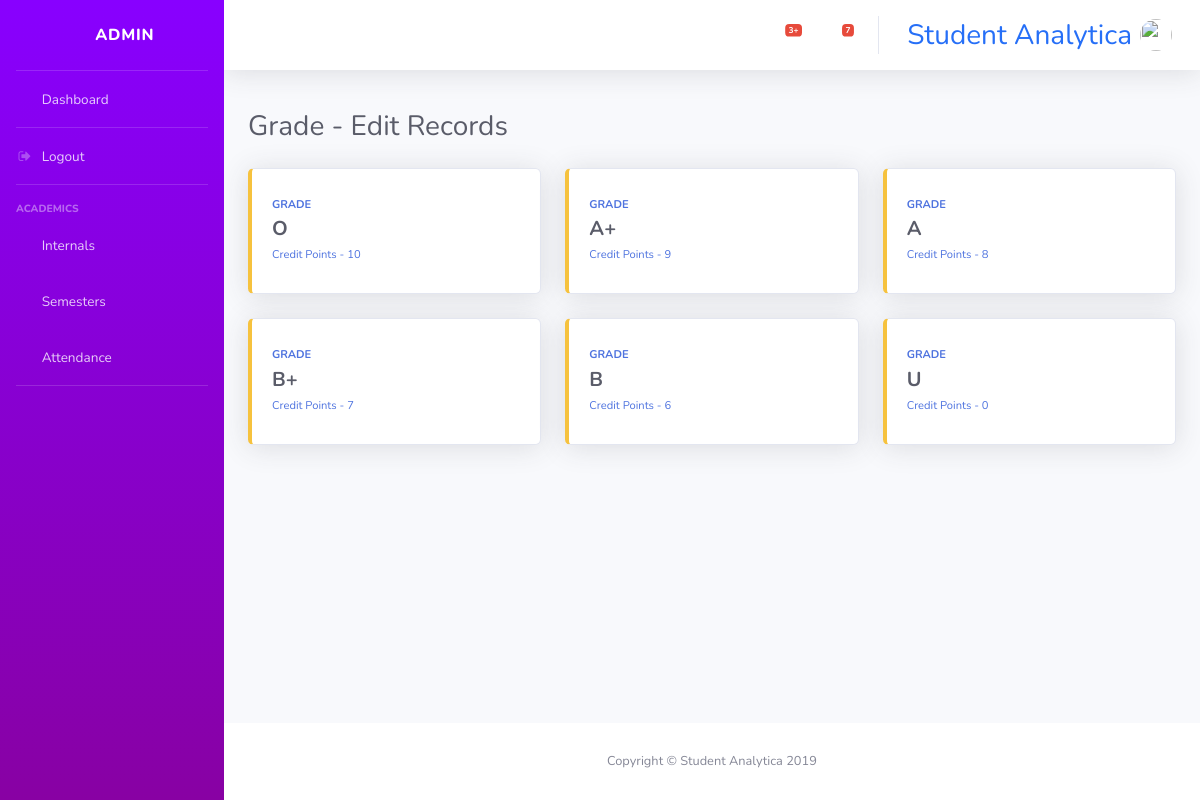
/grade/edit/ (signed in), run on an earlier commit of the app's database.
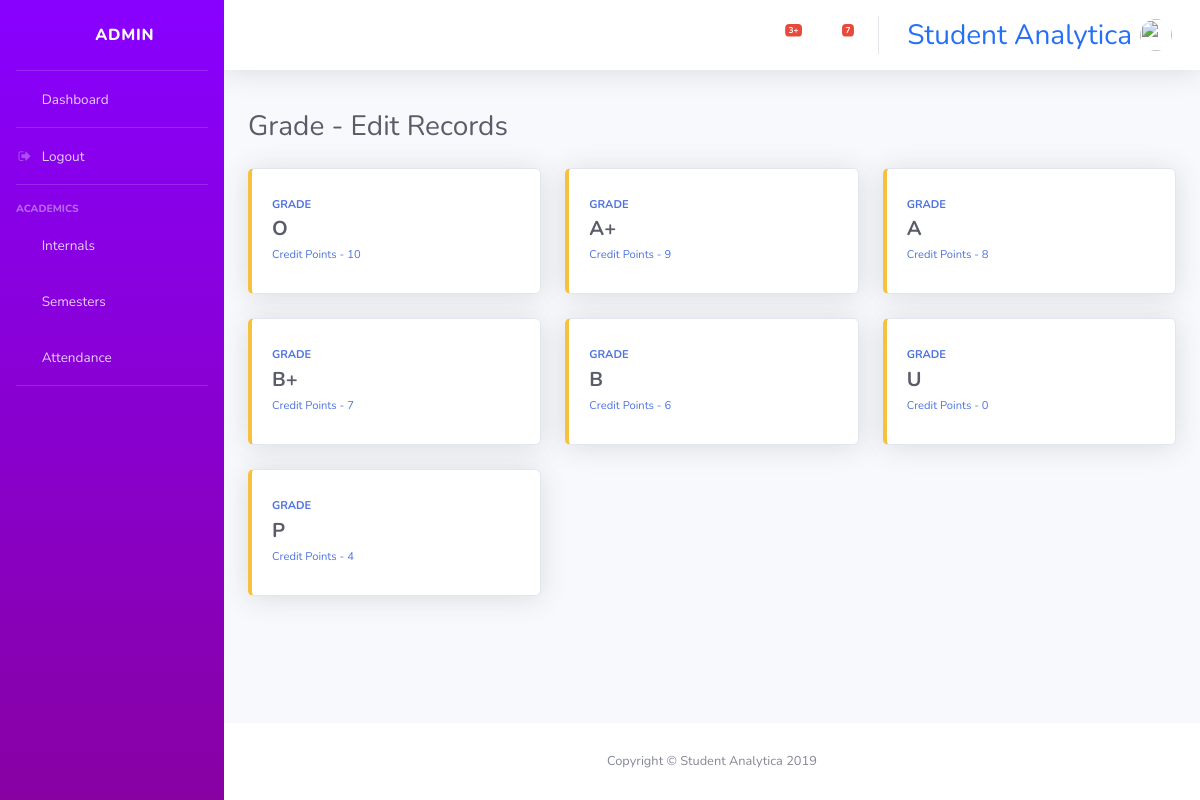
And on a later commit of the database.
### console/models.py (models this page shows, shortened)
class Grade(models.Model):
    points = models.IntegerField()
    letter = models.CharField(max_length=2, unique=True)

### console/views/grade.py (the view)
def elist(request):
    if request.user.is_authenticated:
        if request.user.is_staff:
            context={
                'grades': Grade.objects.all()
            }
            return render(request, 'console/grades/list.html', context)
        else:
            return redirect('dashboard')

### console/templates/console/grades/list.html
{% extends "base.html" %}
{% block content %}
<br>
<div class="d-sm-flex align-items-center justify-content-between mb-4">
    <h1 class="h3 mb-0 text-gray-800">Grade - Edit Records</h1>
</div>
<div class="row">
    {% for grade in grades %}
    <div class="col-xl-4 col-md-6 mb-4">
        <a href="{% url 'edit_grade_form' pk=grade.id %}" style="text-decoration: none;">
            <div class="card border-left-warning shadow h-100 py-2">
                <div class="card-body">
                    <div class="row no-gutters align-items-center">
                        <div class="col mr-2">
                            <div class="text-xs font-weight-bold text-primary text-uppercase mb-1">GRADE</div>
                            <div class="h5 mb-0 font-weight-bold text-gray-800">{{grade.letter}}</div>
                            <span class="text-xs">Credit Points - {{grade.points}}</span>
                        </div>
                        <div class="col-auto">
                            <i class="fas fa-trophy fa-2x text-gray-300"></i>
                        </div>
                    </div>
                </div>
            </div>
        </a>
    </div>
    {% endfor %}
</div>
{% endblock content %}

What changed in the data, as far as the page shows it:
added Grade: letter "P", points "4"
